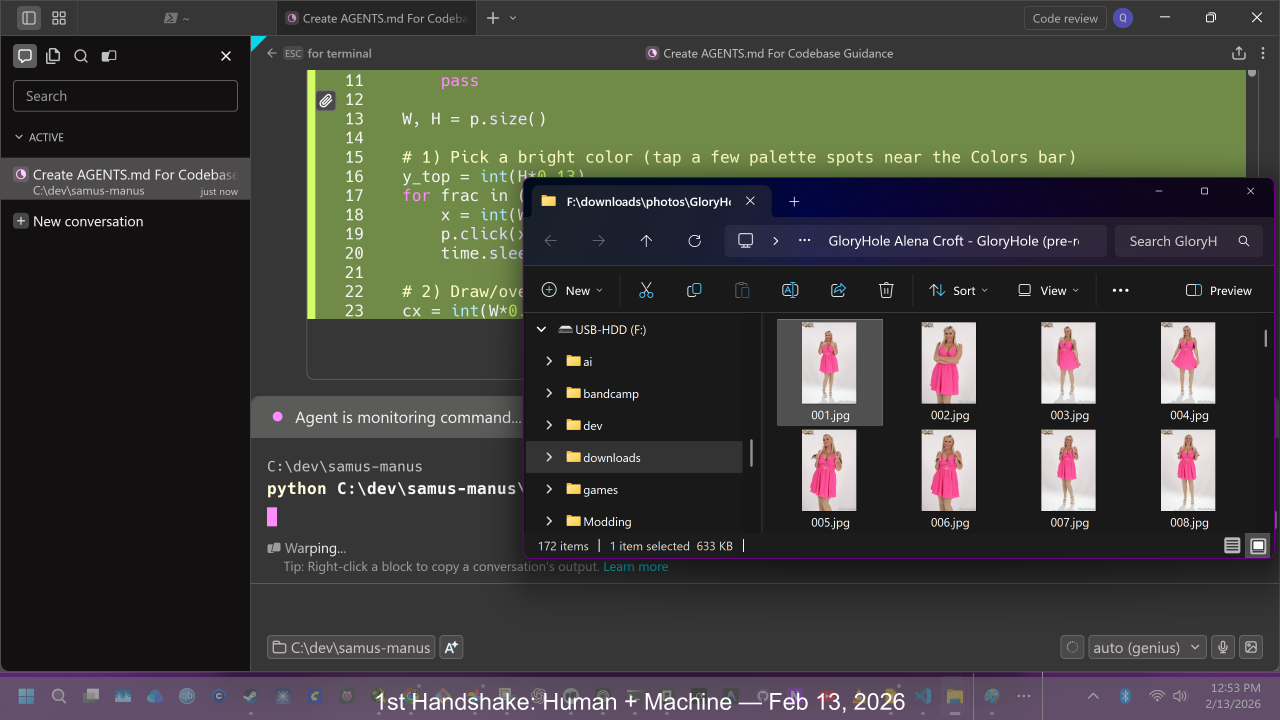
#> input picture friends_colored_stamped.png, 3840 x 2160 px, found by its file name (shown at 1/3 size)
$ python make_og.py
#> lines starting #> are read from the running program, lines starting #| are printed output that depends on the picture
from PIL import Image, ImageDraw, ImageFont
from pathlib import Path

root = Path(__file__).resolve().parents[1]
assets = root / 'docs' / 'assets'
assets.mkdir(parents=True, exist_ok=True)

bg_path = assets / 'friends_colored_stamped.png'
if not bg_path.exists():
    # fallback to non-stamped
    bg_path = assets / 'friends_colored.png'
    if not bg_path.exists():
        bg_path = root / 'friends_colored_stamped.png'

W, H = 1200, 630
img = Image.new('RGB', (W, H), (24, 24, 32))
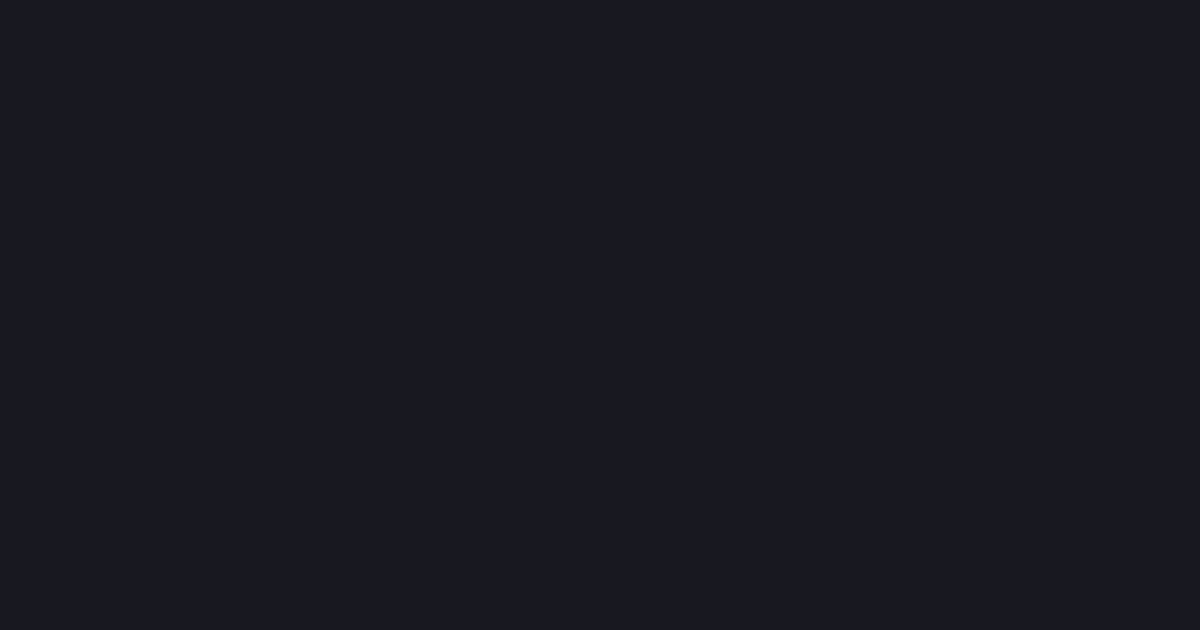
#> img: PIL image 1200x630 RGB; mean R, G, B 24, 24, 32

# paste background image centered
try:
    bg = Image.open(bg_path).convert('RGB')
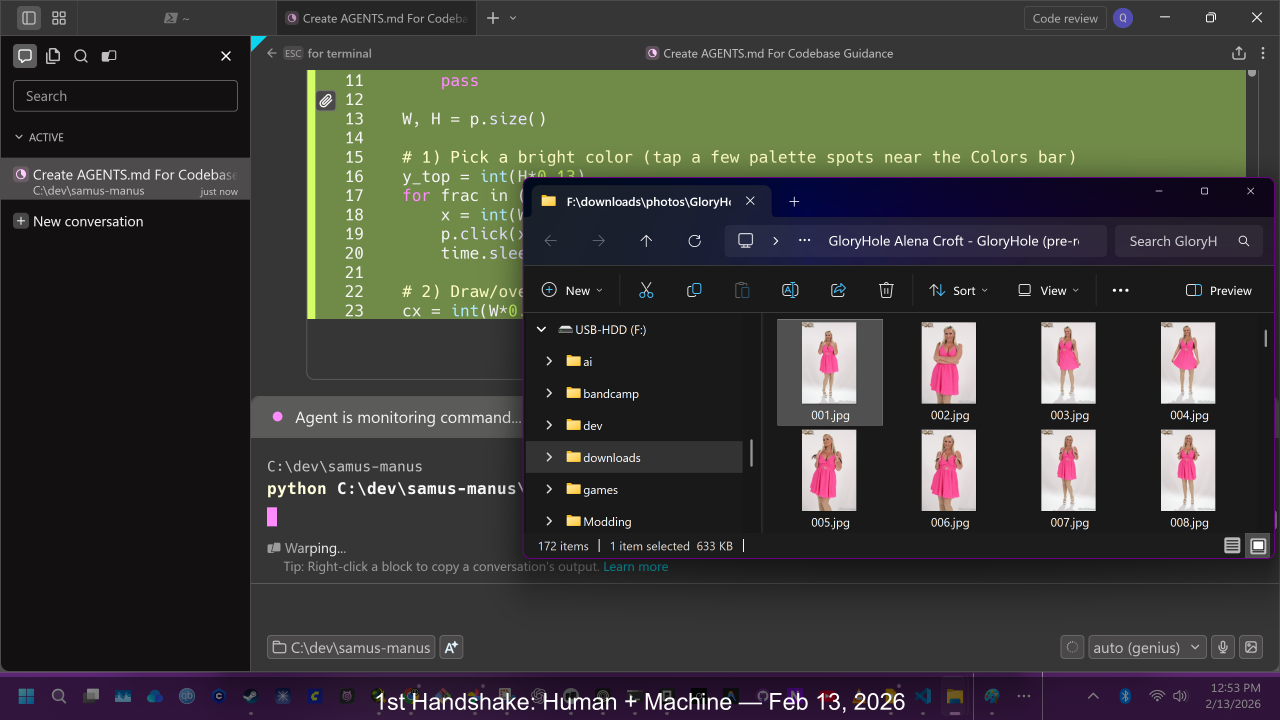
#> bg: PIL image 3840x2160 RGB (shown at 1/3 size); mean R, G, B 60, 59.8, 55.2
    # fit into 1100x450
    max_w, max_h = 1100, 450
    ratio = min(max_w / bg.width, max_h / bg.height)
#> ratio = 0.208
    bg = bg.resize((int(bg.width*ratio), int(bg.height*ratio)), Image.LANCZOS)
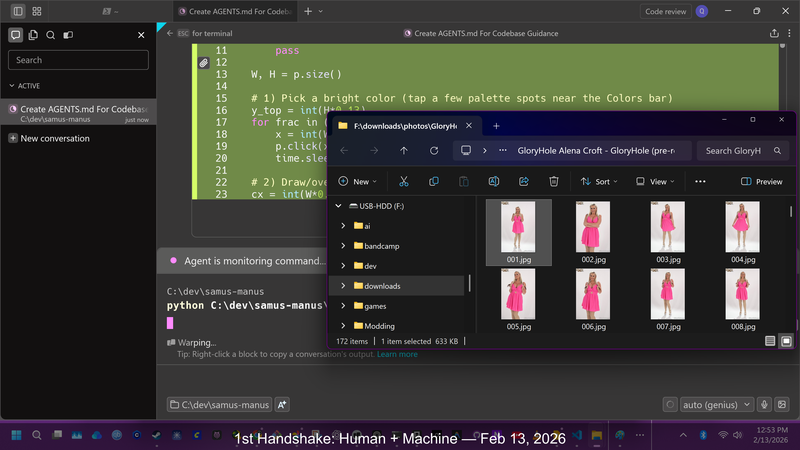
#> bg: PIL image 800x450 RGB; mean R, G, B 60, 59.8, 55.2
    x = (W - bg.width) // 2
#> x = 200
    y = 110
    img.paste(bg, (x, y))
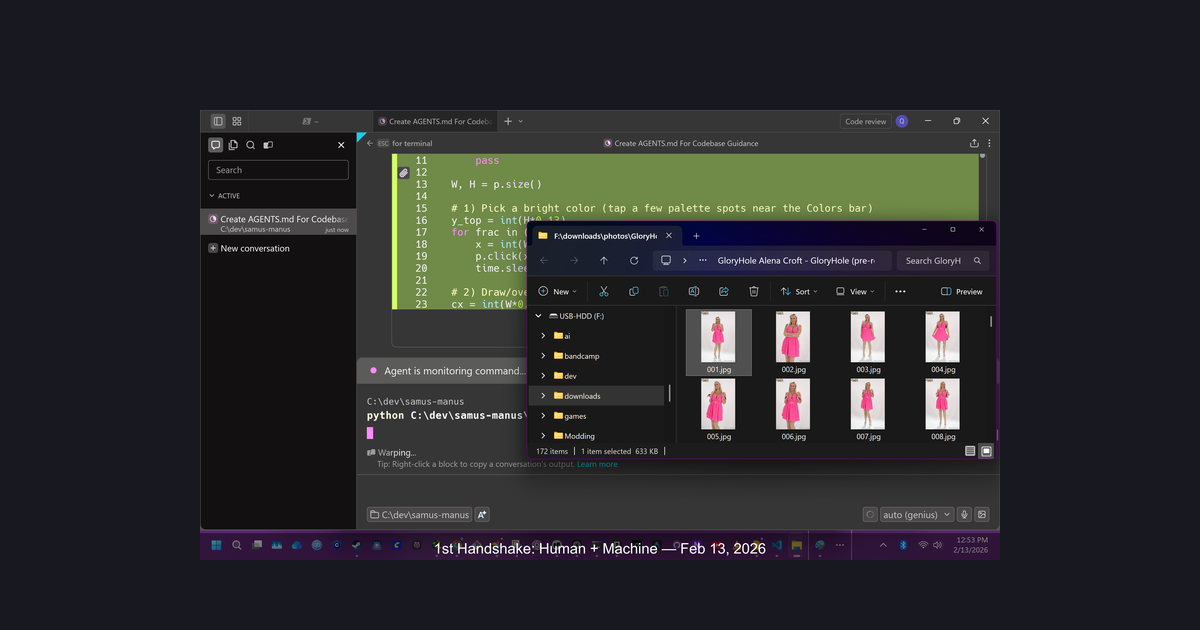
#> img: PIL image 1200x630 RGB; mean R, G, B 41.1, 41.1, 43.1
except Exception:
    pass

# header band
draw = ImageDraw.Draw(img)
draw.rectangle([0,0,W,90], fill=(111,66,193))

# text
title = 'Amanu — agents with hands and eyes'
subtitle = 'Samus‑Manus v0.1 · First Handshake · Feb 13, 2026'
try:
    font_title = ImageFont.truetype('arialbd.ttf', 54)
    font_sub = ImageFont.truetype('arial.ttf', 28)
except Exception:
    font_title = ImageFont.load_default()
    font_sub = ImageFont.load_default()

# center title in band
bbox = draw.textbbox((0,0), title, font=font_title)
#> bbox = (0, 10, 1039, 62)
tw = bbox[2] - bbox[0]
#> tw = 1039
draw.text(((W - tw)//2, 18), title, font=font_title, fill=(255,255,255))

# bottom subtitle
sb = draw.textbbox((0,0), subtitle, font=font_sub)
#> sb = (0, 5, 726, 30)
sw = sb[2] - sb[0]
#> sw = 726
draw.rectangle([0,H-80,W,H], fill=(0,0,0,160))
draw.text(((W - sw)//2, H-60), subtitle, font=font_sub, fill=(220,220,220))

out = assets / 'og.png'
img.save(out, format='PNG')
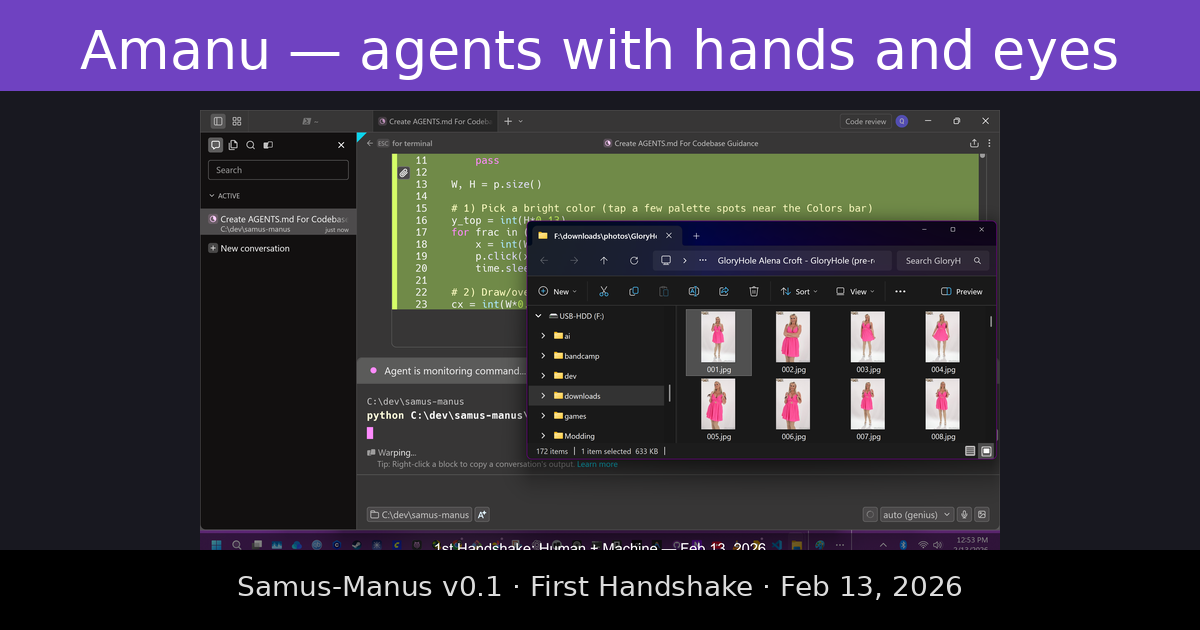
#> saved as og.png: PIL image 1200x630 RGB; mean R, G, B 53.4, 47.7, 63.8
print(out)
